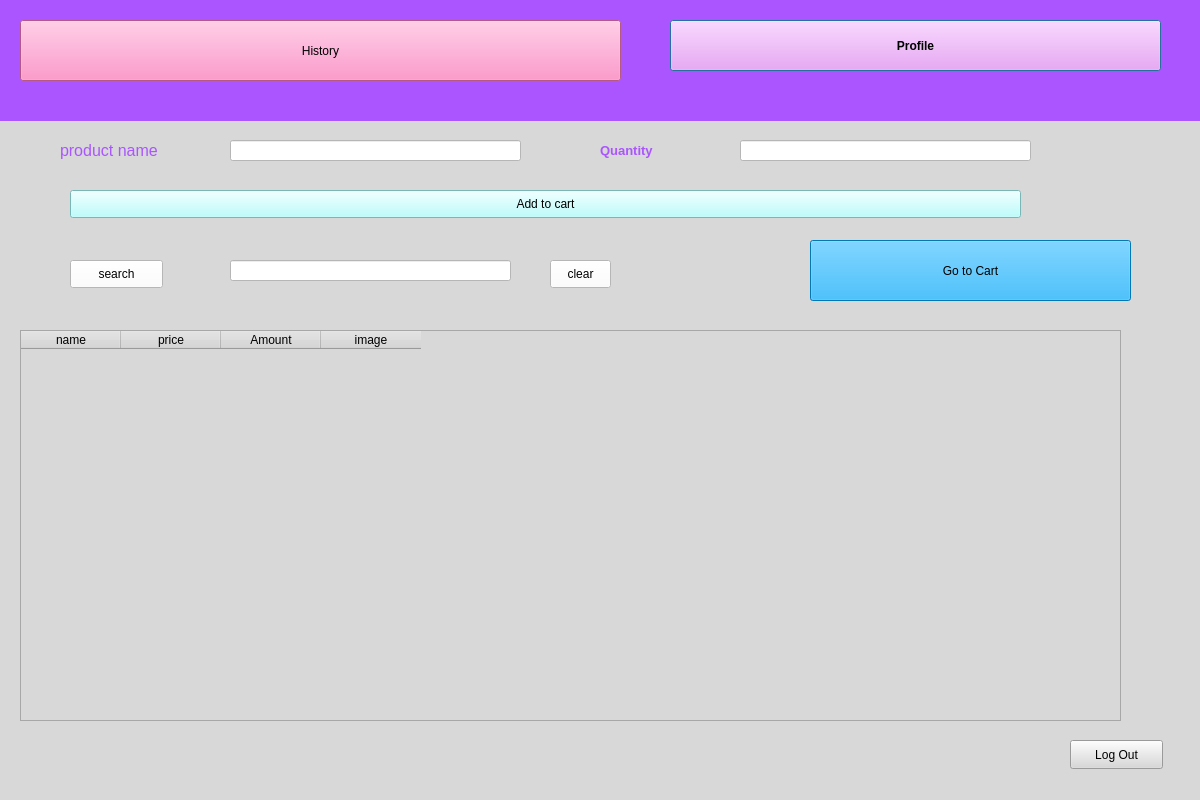
<?xml version="1.0" encoding="UTF-8"?>
<ui version="4.0">
 <class>Dialog</class>
 <widget class="QDialog" name="Dialog">
  <property name="geometry">
   <rect>
    <x>0</x>
    <y>0</y>
    <width>1200</width>
    <height>800</height>
   </rect>
  </property>
  <property name="windowTitle">
   <string>Dialog</string>
  </property>
  <property name="autoFillBackground">
   <bool>false</bool>
  </property>
  <property name="styleSheet">
   <string notr="true">background-color: rgb(216, 216, 216);</string>
  </property>
  <property name="windowFilePath">
   <string/>
  </property>
  <widget class="QWidget" name="widget" native="true">
   <property name="geometry">
    <rect>
     <x>0</x>
     <y>0</y>
     <width>1201</width>
     <height>121</height>
    </rect>
   </property>
   <property name="styleSheet">
    <string notr="true">background-color: rgb(170, 85, 255);</string>
   </property>
   <widget class="QPushButton" name="pushButton">
    <property name="geometry">
     <rect>
      <x>670</x>
      <y>20</y>
      <width>491</width>
      <height>51</height>
     </rect>
    </property>
    <property name="font">
     <font>
      <weight>75</weight>
      <bold>true</bold>
     </font>
    </property>
    <property name="styleSheet">
     <string notr="true">
background-color: rgb(255, 147, 250);</string>
    </property>
    <property name="text">
     <string>Profile</string>
    </property>
   </widget>
   <widget class="QPushButton" name="pushButton_6">
    <property name="geometry">
     <rect>
      <x>20</x>
      <y>20</y>
      <width>601</width>
      <height>61</height>
     </rect>
    </property>
    <property name="styleSheet">
     <string notr="true">background-color: rgb(255, 123, 187);</string>
    </property>
    <property name="text">
     <string>History</string>
    </property>
   </widget>
  </widget>
  <widget class="QLabel" name="label_4">
   <property name="geometry">
    <rect>
     <x>600</x>
     <y>140</y>
     <width>131</width>
     <height>21</height>
    </rect>
   </property>
   <property name="font">
    <font>
     <pointsize>10</pointsize>
     <weight>75</weight>
     <bold>true</bold>
    </font>
   </property>
   <property name="styleSheet">
    <string notr="true">color: rgb(170, 85, 255);</string>
   </property>
   <property name="text">
    <string>Quantity</string>
   </property>
  </widget>
  <widget class="QPushButton" name="pushButton_2">
   <property name="geometry">
    <rect>
     <x>70</x>
     <y>190</y>
     <width>951</width>
     <height>28</height>
    </rect>
   </property>
   <property name="styleSheet">
    <string notr="true">background-color: rgb(170, 255, 255);
font: 75 10pt &quot;MS Shell Dlg 2&quot;;</string>
   </property>
   <property name="text">
    <string>Add to cart</string>
   </property>
  </widget>
  <widget class="QTableWidget" name="tableWidget">
   <property name="geometry">
    <rect>
     <x>20</x>
     <y>330</y>
     <width>1101</width>
     <height>391</height>
    </rect>
   </property>
   <column>
    <property name="text">
     <string>name</string>
    </property>
   </column>
   <column>
    <property name="text">
     <string>price</string>
    </property>
   </column>
   <column>
    <property name="text">
     <string>Amount</string>
    </property>
   </column>
   <column>
    <property name="text">
     <string>image</string>
    </property>
   </column>
  </widget>
  <widget class="QLineEdit" name="lineEdit_2">
   <property name="geometry">
    <rect>
     <x>740</x>
     <y>140</y>
     <width>291</width>
     <height>21</height>
    </rect>
   </property>
   <property name="styleSheet">
    <string notr="true">background-color: rgb(255, 255, 255);</string>
   </property>
  </widget>
  <widget class="QLineEdit" name="lineEdit">
   <property name="geometry">
    <rect>
     <x>230</x>
     <y>260</y>
     <width>281</width>
     <height>21</height>
    </rect>
   </property>
   <property name="styleSheet">
    <string notr="true">background-color: rgb(255, 255, 255);</string>
   </property>
   <property name="text">
    <string/>
   </property>
  </widget>
  <widget class="QLineEdit" name="lineEdit_3">
   <property name="geometry">
    <rect>
     <x>230</x>
     <y>140</y>
     <width>291</width>
     <height>21</height>
    </rect>
   </property>
   <property name="styleSheet">
    <string notr="true">background-color: rgb(255, 255, 255);</string>
   </property>
   <property name="text">
    <string/>
   </property>
  </widget>
  <widget class="QLabel" name="label_5">
   <property name="geometry">
    <rect>
     <x>60</x>
     <y>140</y>
     <width>141</width>
     <height>21</height>
    </rect>
   </property>
   <property name="font">
    <font>
     <family>MS Shell Dlg 2</family>
     <pointsize>12</pointsize>
     <weight>50</weight>
     <italic>false</italic>
     <bold>false</bold>
    </font>
   </property>
   <property name="styleSheet">
    <string notr="true">color: rgb(170, 85, 255);
font: 75 10pt &quot;MS Shell Dlg 2&quot;;
font: 12pt &quot;MS Shell Dlg 2&quot;;</string>
   </property>
   <property name="text">
    <string>product name</string>
   </property>
  </widget>
  <widget class="QPushButton" name="pushButton_3">
   <property name="geometry">
    <rect>
     <x>70</x>
     <y>260</y>
     <width>93</width>
     <height>28</height>
    </rect>
   </property>
   <property name="styleSheet">
    <string notr="true">background-color: rgb(255, 255, 255);</string>
   </property>
   <property name="text">
    <string>search</string>
   </property>
  </widget>
  <widget class="QPushButton" name="pushButton_4">
   <property name="geometry">
    <rect>
     <x>550</x>
     <y>260</y>
     <width>61</width>
     <height>28</height>
    </rect>
   </property>
   <property name="styleSheet">
    <string notr="true">background-color: rgb(255, 255, 255);</string>
   </property>
   <property name="text">
    <string>clear</string>
   </property>
  </widget>
  <widget class="QPushButton" name="pushButton_5">
   <property name="geometry">
    <rect>
     <x>810</x>
     <y>240</y>
     <width>321</width>
     <height>61</height>
    </rect>
   </property>
   <property name="styleSheet">
    <string notr="true">background-color: rgb(0, 170, 255);</string>
   </property>
   <property name="text">
    <string>Go to Cart</string>
   </property>
  </widget>
  <widget class="QPushButton" name="pushButton_7">
   <property name="geometry">
    <rect>
     <x>1070</x>
     <y>740</y>
     <width>93</width>
     <height>29</height>
    </rect>
   </property>
   <property name="text">
    <string>Log Out</string>
   </property>
  </widget>
 </widget>
 <resources/>
 <connections/>
</ui>
